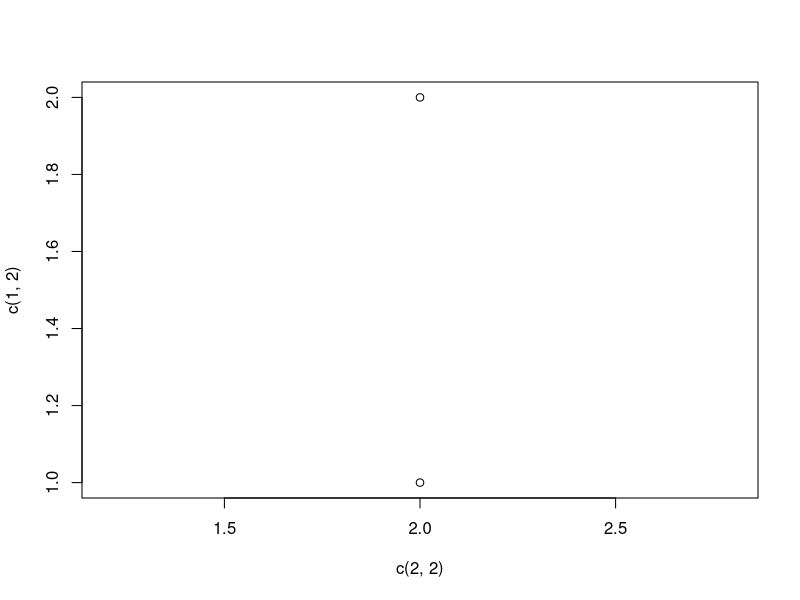

Here is the R script that generated this plot:
## ---- chunk 1
knitr::opts_chunk$set(collapse = TRUE)
## ---- chunk 2
summary(cars)
#test
fit <- lm(dist ~ speed, data = cars)
fit
## ---- chunk 3
plot(c(2,2),c(1,2))
